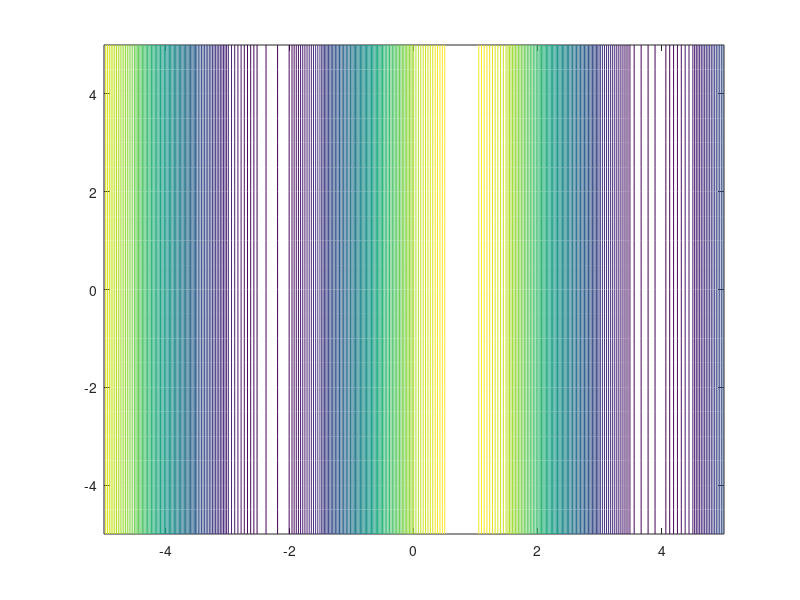
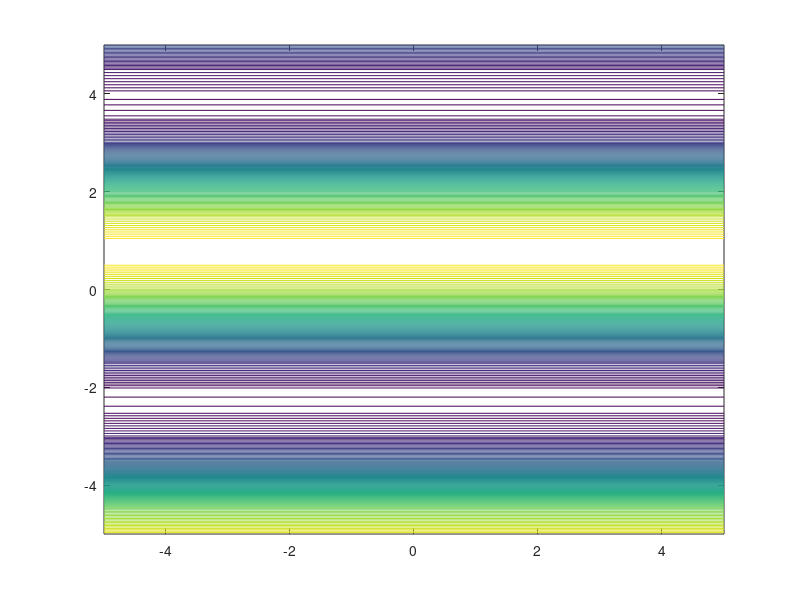
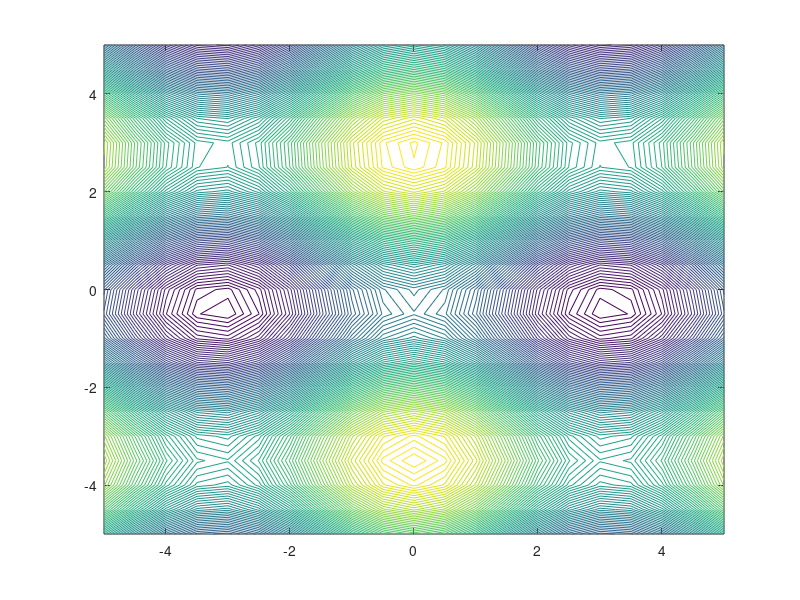
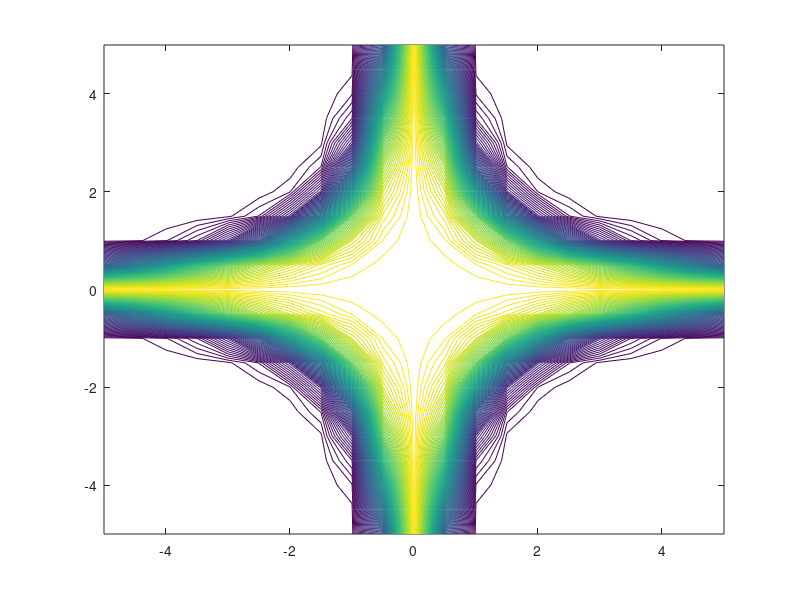

Write MATLAB code to recreate these figures, in order.
%% Model trails - not useful 

figure()
[x,y]=meshgrid(-5:0.5:5);
z=cos(x)+sin(x);
contour(x,y,z,100)

figure()
[x,y]=meshgrid(-5:0.5:5);
z=cos(y)+(sin(y));
contour(x,y,z,100)


figure()
[x,y]=meshgrid(-5:0.5:5);
z=cos(y-2)+sin(y-2)+cos(x)+sin(y^2);
contour(x,y,z,100)

b0=4;
L=4;

figure()
[x,y]=meshgrid(-5:0.5:5);
z=(b0/2)*((tanh((x.*y)+L^0.5)-tanh((x.*y)-L^0.5)));
contour(x,y,z,100)

figure()
[x,y]=meshgrid(-5:0.5:5);
z=(x.^2)+(y.^2)+cosh(0.5*y);
contour(x,y,z,100);

figure()
[x,y]=meshgrid(-5:0.5:5);
z=(x.^2)+(L*y.^4);
contour(x,y,z,100);
